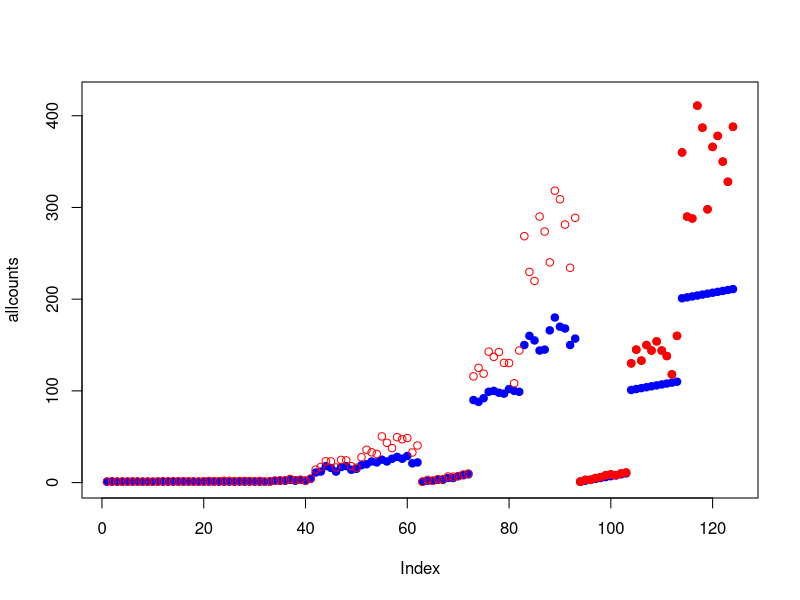
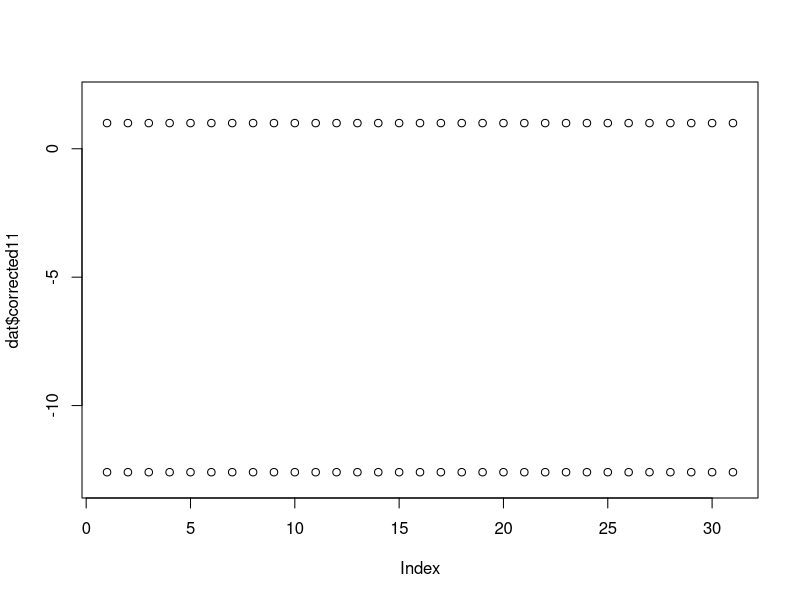
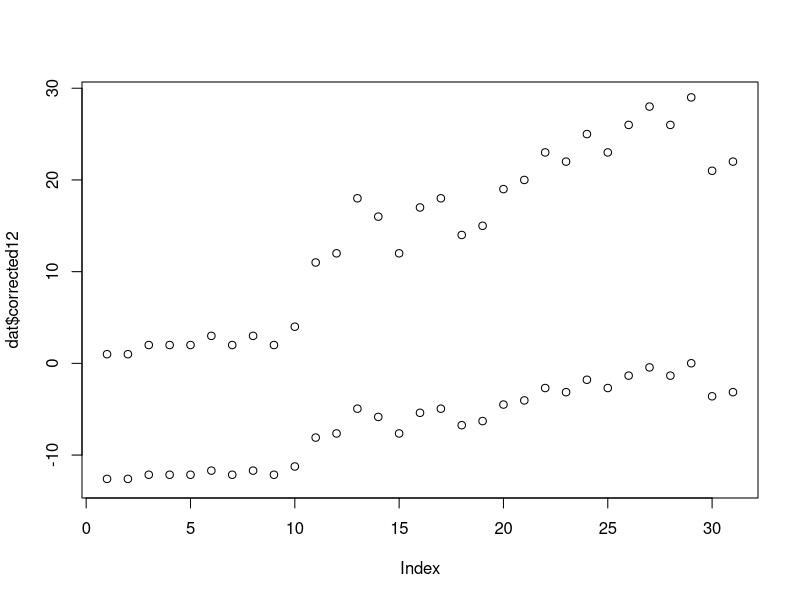
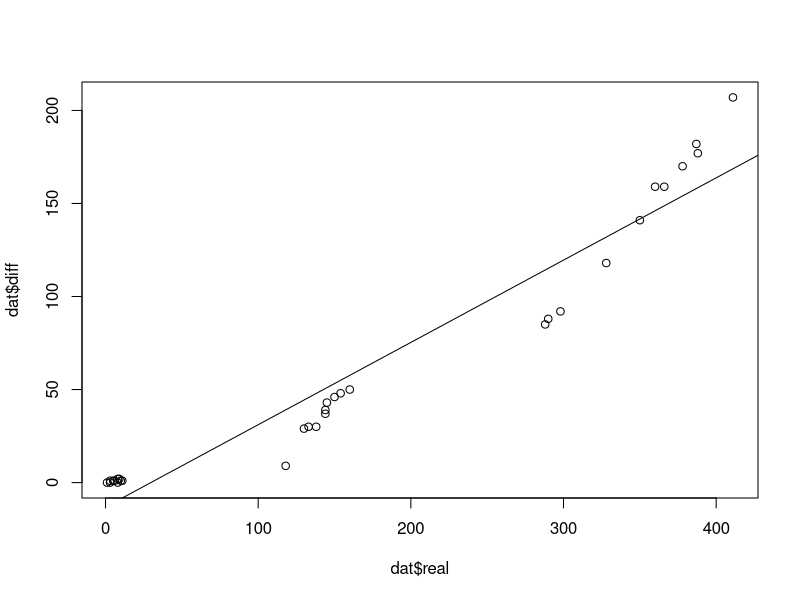

Write R code to recreate these figures, in order. (Note: this script raises an error after producing the figures.)
### ANT COUNT CORRECTION  ####

### TEST ###

setwd("H:/DS-Bees/R/ANV")
dat <- read.table("test.txt", header = TRUE)

dat
dat$t <- c((rep("C", 10)), rep("L", 10), rep("H", 11))
dat$t <- as.factor(dat$t)
dat$t <- factor(dat$t, levels = c("C", "L", "H"))


dat$diff <- dat$real - dat$estimate
dat$diff


### easy way -> defining a proportion based on real and count data and apply the factor ### 

dat$factor <- dat$real/dat$estimate

dat$corrected21 <- dat$count1 * dat$factor
dat$corrected22 <- dat$count2 * dat$factor
dat$corrected23 <- dat$count3 * dat$factor
dat$corrected24 <- dat$estimate * dat$factor


allcounts <- c(dat$count1,dat$count2,dat$count3,dat$estimate)
allcounts
allcorect <- c(dat$corrected21, dat$corrected22, dat$corrected23, dat$corrected24)

allcorect

plot(allcounts, ylim=c(0, 420), col="blue", pch=19)
points(allcorect, col= "red", pch=1)
points(c(94:124), y= dat$real,  , col= "red", pch=19)



### try to do it with a model ###
# problem with lm: the intercept through zero is not a legitable option... thus a quadratic model would be 

fit <- lm(dat$diff~dat$real)
summary(fit)
fit$coefficients

dat$corrected11 <- -13.0456161 + dat$count1*0.4503032 
dat$corrected12 <- -13.0456161 + dat$count2*0.4503032 
dat$corrected13 <- -13.0456161 + dat$count3*0.4503032 
dat$corrected14 <- -13.0456161 + dat$real*0.4503032 

dat$corrected11
plot(dat$corrected11, ylim=c(-13,2))
points(dat$count1)


plot(dat$corrected12, ylim=c(-13,29))
points(dat$count2)

max(dat$count2)

dat$corrected13
dat$corrected14
  
  
plot(dat$diff~dat$real)
abline(fit)

dat$corrected1 <- predict(fit,dat$count1)


# try with a quadratic model: 

dat$real2 <- dat$real^2
qfit <- lm(dat$diff ~ dat$real+dat$real2)
predicted <- predict(qfit,list(dat$real,
                               dat$real2) )

lines(dat$real,predicted)







